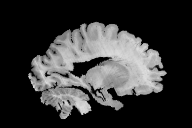
%> input picture GFMM-ref/left_sag_081.tif, 192 x 128 px
$ octave test_brain.m   (GNU Octave 9; MATLAB toolbox functions it lacks are replaced by stand-ins)
%> lines starting %> are read from the running program, lines starting %| are printed output that depends on the picture; in (x1, y1, x2, y2) boxes, pixels count from 0 and x2, y2 are one past the last pixel; in counts of white or black regions, pixels touching at a corner belong together; the program's own positions count from 1
### GFMM-ref/creation_theta.m
function theta=creation_theta(NAm,NAp,M,N,theta);

if(size(NAm,1)>=1)
    for(k=1:size(NAm,1))
        theta(NAm(k,1),NAm(k,2))=1;
    end
end


if(size(NAp,1)>=1)
    for(k=1:size(NAp,1))
        theta(NAp(k,1),NAp(k,2))=-1;
    end
end

### GFMM-ref/creation_u_hat.m
function [u_hatp,u_hatm]=creation_u_hat(M,N,Fm,Fp,u);

u_hatp=10000*ones(M,N);
u_hatm=10000*ones(M,N);

for(k=1:length(Fp))
u_hatp(Fp(k,1),Fp(k,2))=u(Fp(k,1),Fp(k,2));
end

for(k=1:length(Fm))
u_hatm(Fm(k,1),Fm(k,2))=u(Fm(k,1),Fm(k,2));
end

### GFMM-ref/creation_u_tilde.m
function [u_tilde]=creation_u_tilde(M,N,Fm,Fp,c_hat,h,u_hatp,u_hatm);
u_tilde=[];
u_tilde(:,1)=Fm(:,1);
u_tilde(:,2)=Fm(:,2);

for(k=1:length(Fm))

    if(c_hat(Fm(k,1),Fm(k,2))<=0)

        u_tilde(k,3)=10000;

    else

        if(Fm(k,2)~=N)
            V1=u_hatp(Fm(k,1),Fm(k,2)+1);
        else
            V1=10000;
        end
        if(Fm(k,2)~=1)
            V2=u_hatp(Fm(k,1),Fm(k,2)-1);
        else
            V2=10000;
        end
        if(Fm(k,1)~=M)
            V3=u_hatp(Fm(k,1)+1,Fm(k,2));
        else
            V3=10000;
        end
        if(Fm(k,1)~=1)
            V4=u_hatp(Fm(k,1)-1,Fm(k,2));
        else
            V4=10000;
        end

        minic=min(V1,V2);
        minil=min(V3,V4);

        if(minic==10000&minil~=10000)

            u_tilde(k,3)=minil+h/abs(c_hat(Fm(k,1),Fm(k,2)));

        elseif (minic~=10000&minil==10000)
            u_tilde(k,3)=minic+h/abs(c_hat(Fm(k,1),Fm(k,2)));

        elseif(minic~=10000&minil~=10000)
            %disp('cas3');
            if(V1+V2+V3+V4<2000)
            V1
            V2
            V3
            V4
            break
            end
            discri=4.0*(minil+minic)*(minil+minic)-8.0*(minil*minil+minic*minic-(h*h)/(c_hat(Fm(k,1),Fm(k,2))*c_hat(Fm(k,1),Fm(k,2))));

            if(discri<0)
                u_tilde(k,3)=min(minic,minil)+h/abs(c_hat(Fm(k,1),Fm(k,2)));

            else

                if(max((2*(minil+minic)+sqrt(discri))/4,(2*(minil+minic)-sqrt(discri))/4)>=max(minil,minic))

                    u_tilde(k,3)=max((2*(minil+minic)+sqrt(discri))/4,(2*(minil+minic)-sqrt(discri))/4);


                else

                    u_tilde(k,3)=min(minic,minil)+h/abs(c_hat(Fm(k,1),Fm(k,2)));

                end

            end

        else disp('erreur Fm');


        end
    end


end

clear k;
u_tilde(length(Fm)+1:length(Fm)+length(Fp),1)=Fp(:,1);
u_tilde(length(Fm)+1:length(Fm)+length(Fp),2)=Fp(:,2);

for(k=1:length(Fp))

    if(c_hat(Fp(k,1),Fp(k,2))>=0)

        u_tilde(length(Fm)+k,3)=10000;

    else
        if(Fp(k,2)~=N)
            V1=u_hatm(Fp(k,1),Fp(k,2)+1);
        else
            V1=10000;
        end
        if(Fp(k,2)~=1)
            V2=u_hatm(Fp(k,1),Fp(k,2)-1);
        else
            V2=10000;
        end
        if(Fp(k,1)~=M)
            V3=u_hatm(Fp(k,1)+1,Fp(k,2));
        else
            V3=10000;
        end
        if(Fp(k,1)~=1)
            V4=u_hatm(Fp(k,1)-1,Fp(k,2));
        else
            V4=10000;
        end

        minic=min(V1,V2);
        minil=min(V3,V4);

        if(minic==10000&minil~=10000)

            u_tilde(length(Fm)+k,3)=minil+h/abs(c_hat(Fp(k,1),Fp(k,2)));

        elseif (minic~=10000&minil==10000)

            u_tilde(length(Fm)+k,3)=minic+h/abs(c_hat(Fp(k,1),Fp(k,2)));

        elseif(minic~=10000&minil~=10000)

            %disp('cas6')
            if(V1+V2+V3+V4<2000)
            V1
            V2
            V3
            V4
            break
            end
            discri=4.0*(minil+minic)*(minil+minic)-8.0*(minil*minil+minic*minic-(h*h)/(c_hat(Fp(k,1),Fp(k,2))*c_hat(Fp(k,1),Fp(k,2))));

            if(discri<0)
                u_tilde(length(Fm)+k,3)=min(minic,minil)+h/abs(c_hat(Fp(k,1),Fp(k,2)));
            else


                if(max((2*(minil+minic)+sqrt(discri))/4,(2*(minil+minic)-sqrt(discri))/4)>=max(minil,minic))

                    u_tilde(length(Fm)+k,3)=max((2*(minil+minic)+sqrt(discri))/4,(2*(minil+minic)-sqrt(discri))/4);


                else

                    u_tilde(length(Fm)+k,3)=min(minic,minil)+h/abs(c_hat(Fp(k,1),Fp(k,2)));

                end
            end


        else disp('erreur Fp');


        end
    end


end

### GFMM-ref/test_brain.m
clear all
close all
clc

nu=imread('left_sag_081.tif');
%> nu is the input picture: size 128x192 uint8; min 0, max 224, mean 54.7
nu=nu(:,:,1);
[M N]=size(nu);
%> M = 128; N = 192
nu=double(nu);
%> nu: size 128x192 double

%%%%%%%%%%%%%%%%%%%%%%%%%%%%%%%%%%%%%%%%%%%%%%%%%%%%%%%%
%%%%%%%%%%%%%%construction of the field theta%%%%%%%%%%%
%%%%%%%%%%%%%%%%%%%%%%%%%%%%%%%%%%%%%%%%%%%%%%%%%%%%%%%%


h=1;
deltat=0.5;
n_lig=[1:M];
%> n_lig = 128 values from 1 to 128
n_col=[1:N];
%> n_col = 192 values from 1 to 192
x=h*n_lig';
%> x = 128 values from 1 to 128
y=h*n_col;
%> y = 192 values from 1 to 192
x0=x*ones(1,N);
y0=ones(M,1)*y;


% %%%%%%%%%%%%%%%%%%%%%%%%%%%%%%%%
% %       Creation of theta      %
% %%%%%%%%%%%%%%%%%%%%%%%%%%%%%%%%

Fp=[];
Fm=[];


 for(k=1:M)
    for(l=1:N)
        if((k-70)^2/55^2+(l-95)^2/75^2<=1 & (k-68)^2+(l-80)^2>=5^2)
            theta(k,l)=1.0;
            char_theta(k,l)=1.0;
        else
            theta(k,l)=-1.0;
            char_theta(k,l)=0.0;

        end

    end
 end
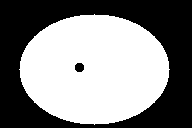
%> char_theta: size 128x192 double; values 0 (black) and 1 (white), 52.4% white; 2 black regions, box (x1, y1, x2, y2) and area: (0, 0, 192, 128) 11635, (75, 63, 84, 72) 69

figure;imagesc(nu);colormap(gray);
hold on;
contour(1:N,1:M,theta,...
    [0 0],'r','LineWidth',2);
axis off;

Itermax=1500;

%%%%%%%%%%%%%%%%%%%%%%%%%%%%%%%%%%%%%%%%%%%%%%%%%%%%%%%%%%
%%%%%%%%%%%Construction of F- denoted by Fm%%%%%%%%%%%%%%%
%%%%%%%%%%%%%%%%%%%%%%%%%%%%%%%%%%%%%%%%%%%%%%%%%%%%%%%%%%

[ind_lig,ind_col]=find(theta==1);
%> ind_lig = 12872 values from 15 to 125
for(k=1:length(ind_lig))

    if(ind_lig(k)~=M&(theta(ind_lig(k)+1,ind_col(k))==-1))
        Fm(end+1,:)=[ind_lig(k)+1,ind_col(k)];

    end
    if(ind_lig(k)~=1&(theta(ind_lig(k)-1,ind_col(k))==-1))
        Fm(end+1,:)=[ind_lig(k)-1,ind_col(k)];

    end
    if(ind_col(k)~=N&(theta(ind_lig(k),ind_col(k)+1)==-1))
        Fm(end+1,:)=[ind_lig(k),ind_col(k)+1];

    end
    if(ind_col(k)~=1&(theta(ind_lig(k),ind_col(k)-1)==-1))
        Fm(end+1,:)=[ind_lig(k),ind_col(k)-1];

    end
end
Fm=unique(Fm,'rows');
clear ind_lig ind_col


%%%%%%%%%%%%%%%%%%%%%%%%%%%%%%%%%%%%%%%%%%%%%%%%%%%%%%%%%%
%%%%%%%%%%%Construction of F+ denoted by Fp%%%%%%%%%%%%%%%
%%%%%%%%%%%%%%%%%%%%%%%%%%%%%%%%%%%%%%%%%%%%%%%%%%%%%%%%%%

[ind_lig,ind_col]=find(theta==-1);

for(k=1:length(ind_lig))

    if(ind_lig(k)~=M&(theta(ind_lig(k)+1,ind_col(k))==1))
        Fp(end+1,:)=[ind_lig(k)+1,ind_col(k)];

    end
    if(ind_lig(k)~=1&(theta(ind_lig(k)-1,ind_col(k))==1))
        Fp(end+1,:)=[ind_lig(k)-1,ind_col(k)];

    end
    if(ind_col(k)~=N&(theta(ind_lig(k),ind_col(k)+1)==1))
        Fp(end+1,:)=[ind_lig(k),ind_col(k)+1];

    end
    if(ind_col(k)~=1&(theta(ind_lig(k),ind_col(k)-1)==1))
        Fp(end+1,:)=[ind_lig(k),ind_col(k)-1];

    end
end
Fp=unique(Fp,'rows');
clear ind_lig ind_col

%%%%%%%%%%%%%%%%%%%%%%%%%%%%%%%%%%%%%%%%%%%%%%%%%%%%
%%%%%%%%%%%%Initialization of the fronts%%%%%%%%%%%%
%%%%%%%%%%%%%%%%%%%%%%%%%%%%%%%%%%%%%%%%%%%%%%%%%%%%

u=zeros(M,N);
tn_1=0.0;
%> (the run ends here)
